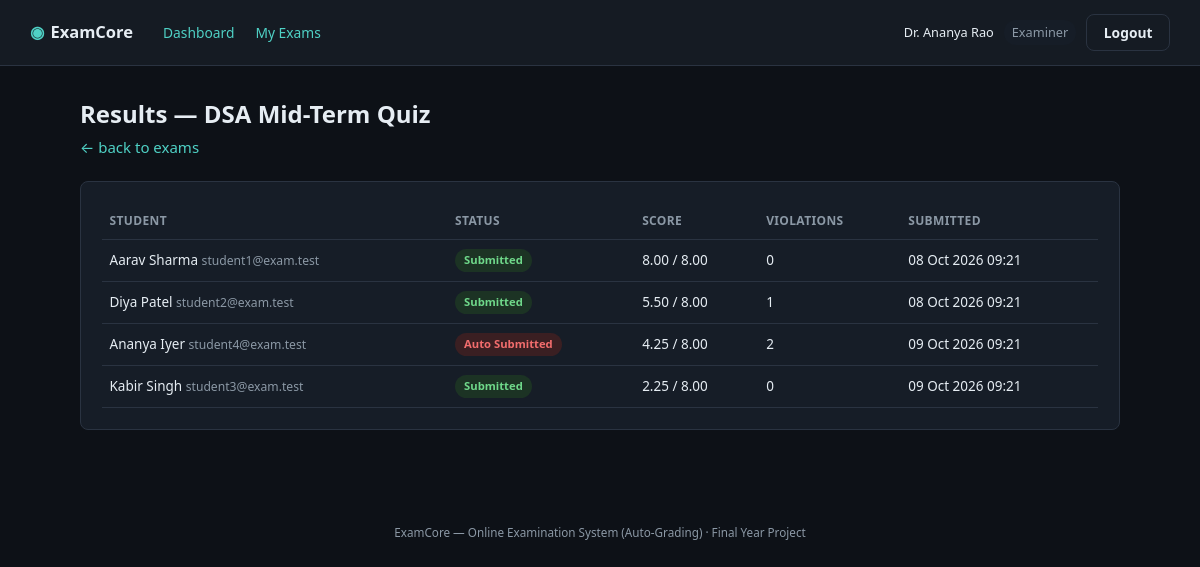
The page /index.php?route=examiner/results&exam_id=1 (signed in) on the database its author committed.
### tables this page shows
CREATE TABLE exams (
    id                INT AUTO_INCREMENT PRIMARY KEY,
    subject_id        INT NOT NULL,
    examiner_id       INT NOT NULL,
    title             VARCHAR(150) NOT NULL,
    description       TEXT NULL,
    duration_minutes  INT NOT NULL,
    negative_marking  DECIMAL(4,2) NOT NULL DEFAULT 0.00,
    shuffle_questions TINYINT(1) NOT NULL DEFAULT 0,
    status            ENUM('draft','published') NOT NULL DEFAULT 'draft',
    start_at          DATETIME NOT NULL,
    end_at            DATETIME NOT NULL,
    created_at        TIMESTAMP NOT NULL DEFAULT CURRENT_TIMESTAMP,
    FOREIGN KEY (subject_id) REFERENCES subjects(id) ON DELETE CASCADE,
    FOREIGN KEY (examiner_id) REFERENCES users(id) ON DELETE CASCADE
);

CREATE TABLE exam_attempts (
    id                INT AUTO_INCREMENT PRIMARY KEY,
    exam_id           INT NOT NULL,
    student_id        INT NOT NULL,
    started_at        DATETIME NOT NULL,
    submitted_at      DATETIME NULL,
    status            ENUM('in_progress','submitted','auto_submitted','disqualified') NOT NULL DEFAULT 'in_progress',
    score             DECIMAL(6,2) NULL,
    total_marks       DECIMAL(6,2) NULL,
    violation_count   INT NOT NULL DEFAULT 0,
    UNIQUE KEY uniq_exam_student (exam_id, student_id),
    FOREIGN KEY (exam_id) REFERENCES exams(id) ON DELETE CASCADE,
    FOREIGN KEY (student_id) REFERENCES users(id) ON DELETE CASCADE
);

CREATE TABLE users (
    id            INT AUTO_INCREMENT PRIMARY KEY,
    name          VARCHAR(100) NOT NULL,
    email         VARCHAR(150) NOT NULL UNIQUE,
    password      VARCHAR(255) NOT NULL,
    role          ENUM('super_admin','examiner','student') NOT NULL,
    status        ENUM('active','inactive') NOT NULL DEFAULT 'active',
    created_at    TIMESTAMP NOT NULL DEFAULT CURRENT_TIMESTAMP
);

### app/controllers/ExaminerController.php (called while the page is built, shortened)
<?php
require_once __DIR__ . '/../../core/Auth.php';
require_once __DIR__ . '/../models/Exam.php';
require_once __DIR__ . '/../models/ExamAttempt.php';
class ExaminerController
{
    private function ownedExamOrFail(int $examId): array
    {
        $exam = Exam::findWithSubject($examId);
        return $exam;
    }
    public function results(): void
    {
        $exam = $this->ownedExamOrFail((int)($_GET['exam_id'] ?? 0));
        $attempts = ExamAttempt::allByExamWithStudent($exam['id']);
        $pageTitle = 'Results — ' . $exam['title'];
        require __DIR__ . '/../views/examiner/results.php';
    }
}

### public/index.php (called while the page is built, shortened)
<?php
require_once __DIR__ . '/../core/helpers.php';
require_once __DIR__ . '/../core/Database.php';
require_once __DIR__ . '/../core/Auth.php';
require_once __DIR__ . '/../app/controllers/ExaminerController.php';
$router = new Router();
$router->get('login', fn() => (new AuthController())->showLogin());
$router->post('login', fn() => (new AuthController())->login());
$router->post('logout', fn() => (new AuthController())->logout());
$router->get('admin/dashboard', fn() => (new AdminController())->dashboard());
$router->get('admin/subjects', fn() => (new AdminController())->subjects());
$router->post('admin/subjects/store', fn() => (new AdminController())->subjectStore());
$router->post('admin/subjects/update', fn() => (new AdminController())->subjectUpdate());
$router->post('admin/subjects/delete', fn() => (new AdminController())->subjectDelete());
$router->get('admin/examiners', fn() => (new AdminController())->examiners());
$router->post('admin/examiners/store', fn() => (new AdminController())->examinerStore());
$router->post('admin/examiners/status', fn() => (new AdminController())->examinerToggleStatus());
$router->get('admin/students', fn() => (new AdminController())->students());
$router->post('admin/students/store', fn() => (new AdminController())->studentStore());
$router->post('admin/students/status', fn() => (new AdminController())->studentToggleStatus());
$router->get('admin/exams', fn() => (new AdminController())->exams());
$router->get('admin/analytics', fn() => (new AdminController())->analytics());
$router->get('examiner/dashboard', fn() => (new ExaminerController())->dashboard());
$router->get('examiner/exams', fn() => (new ExaminerController())->exams());
$router->get('examiner/exams/create', fn() => (new ExaminerController())->examCreateForm());
$router->post('examiner/exams/store', fn() => (new ExaminerController())->examStore());
$router->get('examiner/exams/edit', fn() => (new ExaminerController())->examEditForm());
$router->post('examiner/exams/update', fn() => (new ExaminerController())->examUpdate());
$router->post('examiner/exams/delete', fn() => (new ExaminerController())->examDelete());
$router->post('examiner/exams/publish', fn() => (new ExaminerController())->examPublishToggle());
$router->get('examiner/questions', fn() => (new ExaminerController())->questions());
$router->post('examiner/questions/store', fn() => (new ExaminerController())->questionStore());
$router->post('examiner/questions/update', fn() => (new ExaminerController())->questionUpdate());
$router->post('examiner/questions/delete', fn() => (new ExaminerController())->questionDelete());
$router->get('examiner/results', fn() => (new ExaminerController())->results());
$router->get('examiner/analytics', fn() => (new ExaminerController())->analytics());
$router->get('student/dashboard', fn() => (new StudentController())->dashboard());
$router->get('student/exams', fn() => (new StudentController())->exams());
$router->get('student/exam/start', fn() => (new StudentController())->examStart());
$router->get('student/exam/attempt', fn() => (new StudentController())->examAttempt());
$router->post('student/exam/autosave', fn() => (new StudentController())->autosave());
$router->post('student/exam/violation', fn() => (new StudentController())->violation());
$router->post('student/exam/submit', fn() => (new StudentController())->submit());
$router->get('student/results', fn() => (new StudentController())->results());
$router->get('student/results/view', fn() => (new StudentController())->resultView());
$route = $_GET['route'] ?? '';
$router->dispatch($_SERVER['REQUEST_METHOD'], $route);

### core/Router.php (called while the page is built, shortened)
<?php
class Router
{
    private array $routes = ['GET' => [], 'POST' => []];
    public function get(string $route, callable $handler): void
    {
        $this->routes['GET'][$route] = $handler;
    }
    public function post(string $route, callable $handler): void
    {
        $this->routes['POST'][$route] = $handler;
    }
    public function dispatch(string $method, string $route): void
    {
        $handler = $this->routes[$method][$route] ?? null;
        try {
            $handler();
        } catch (Throwable $e) {
            error_log($e->getMessage());
            http_response_code(500);
            require __DIR__ . '/../app/views/errors/500.php';
        }
    }
}

### config/database.php (called while the page is built)
<?php
return [
    'host'     => '127.0.0.1',
    'port'     => 3306,
    'database' => 'online_examination_system',
    'username' => 'root',
    'password' => '',
    'charset'  => 'utf8mb4',
];

### core/Database.php (called while the page is built)
<?php
class Database
{
    private static ?PDO $instance = null;
    public static function connect(): PDO
    {
        if (self::$instance === null) {
            $config = require __DIR__ . '/../config/database.php';
            $dsn = sprintf(
                'mysql:host=%s;port=%d;dbname=%s;charset=%s',
                $config['host'],
                $config['port'],
                $config['database'],
                $config['charset']
            );
            self::$instance = new PDO($dsn, $config['username'], $config['password'], [
                PDO::ATTR_ERRMODE            => PDO::ERRMODE_EXCEPTION,
                PDO::ATTR_DEFAULT_FETCH_MODE => PDO::FETCH_ASSOC,
                PDO::ATTR_EMULATE_PREPARES   => false,
            ]);
        }
        return self::$instance;
    }
}

### app/models/Exam.php (called while the page is built, shortened)
<?php
require_once __DIR__ . '/../../core/Database.php';
class Exam
{
    public static function findWithSubject(int $id): ?array
    {
        $stmt = Database::connect()->prepare(
            'SELECT e.*, s.name AS subject_name, u.status AS examiner_status
             FROM exams e
             JOIN subjects s ON s.id = e.subject_id
             JOIN users u ON u.id = e.examiner_id
             WHERE e.id = ?'
        );
        $stmt->execute([$id]);
        return $stmt->fetch() ?: null;
    }
}

### core/Auth.php (called while the page is built, shortened)
<?php
require_once __DIR__ . '/Database.php';
class Auth
{
    public static function id(): ?int
    {
        return $_SESSION['user_id'] ?? null;
    }
}

### core/helpers.php (called while the page is built, shortened)
<?php
function e(?string $value): string
{
    return htmlspecialchars($value ?? '', ENT_QUOTES, 'UTF-8');
}

### app/models/ExamAttempt.php (called while the page is built, shortened)
<?php
require_once __DIR__ . '/../../core/Database.php';
class ExamAttempt
{
    public static function allByExamWithStudent(int $examId): array
    {
        $stmt = Database::connect()->prepare(
            'SELECT a.*, u.name AS student_name, u.email AS student_email
             FROM exam_attempts a JOIN users u ON u.id = a.student_id
             WHERE a.exam_id = ?
             ORDER BY a.score DESC, a.submitted_at ASC'
        );
        $stmt->execute([$examId]);
        return $stmt->fetchAll();
    }
}

### app/views/examiner/results.php (the view, shortened to what this page needs)
<?php require __DIR__ . '/../partials/header.php'; ?>
<?php require __DIR__ . '/../partials/navbar.php'; ?>
<main class="page">
    <h1><?= e($pageTitle) ?></h1>
    <p class="page-sub"><a href="/index.php?route=examiner/exams">&larr; back to exams</a></p>
    <section class="card">
        <table class="data-table">
            <thead><tr><th>Student</th><th>Status</th><th>Score</th><th>Violations</th><th>Submitted</th></tr></thead>
            <tbody>
            <?php foreach ($attempts as $a): ?>
                <tr>
                    <td><?= e($a['student_name']) ?> <span class="muted"><?= e($a['student_email']) ?></span></td>
                    <td><span class="badge badge-<?= e($a['status']) ?>"><?= e(str_replace('_', ' ', $a['status'])) ?></span></td>
                    <td><?= $a['score'] !== null ? e($a['score']) . ' / ' . e($a['total_marks']) : '&mdash;' ?></td>
                    <td><?= (int)$a['violation_count'] ?></td>
                    <td><?= $a['submitted_at'] ? e(date('d M Y H:i', strtotime($a['submitted_at']))) : 'in progress' ?></td>
                </tr>
            <?php endforeach; ?>
            </tbody>
        </table>
    </section>
</main>
<?php require __DIR__ . '/../partials/footer.php'; ?>

### public/assets/css/style.css (style rules this page uses)
:root { --bg: #0d1117; --bg-elevated: #151b23; --bg-card: #161d27; --border: #2a3341; --text: #e6edf3; --text-muted: #8b98a5; --accent: #4fd1c5; --accent-dark: #2fb3a6; --accent-contrast: #04211d; --danger: #f26d6d; --danger-bg: #3a1f22; --success: #6fd88a; --success-bg: #1c3324; --warning: #f2c46d; --warning-bg: #3a301c; --radius: 8px; --font: 'Segoe UI', system-ui, -apple-system, Roboto, sans-serif; --mono: 'Consolas', 'SFMono-Regular', Menlo, monospace; }
* { box-sizing: border-box; }
html, body { margin: 0; padding: 0; background: var(--bg); color: var(--text); font-family: var(--font); font-size: 15px; line-height: 1.5; }
a { color: var(--accent); text-decoration: none; }
h1, h2, h3 { font-weight: 600; margin: 0 0 0.5em; }
h1 { font-size: 1.6rem; }
.muted { color: var(--text-muted); font-size: 0.9em; }
.page { max-width: 1100px; margin: 0 auto; padding: 2rem; }
.page-sub { color: var(--text-muted); margin-top: -0.5rem; margin-bottom: 1.5rem; }
.card { background: var(--bg-card); border: 1px solid var(--border); border-radius: var(--radius); padding: 1.4rem; margin-bottom: 1.5rem; }
.data-table { width: 100%; border-collapse: collapse; font-size: 0.9rem; }
.data-table th, .data-table td { text-align: left; padding: 0.6rem 0.5rem; border-bottom: 1px solid var(--border); }
.data-table th { color: var(--text-muted); font-weight: 600; font-size: 0.8rem; text-transform: uppercase; letter-spacing: 0.03em; }
.badge { display: inline-block; padding: 0.2rem 0.6rem; border-radius: 12px; font-size: 0.75rem; font-weight: 600; text-transform: capitalize; }
.badge-active, .badge-published, .badge-submitted, .badge-correct { background: var(--success-bg); color: var(--success); }
.badge-auto_submitted { background: var(--danger-bg); color: var(--danger); }

### rows shown on the page
exams: title "Results — DSA Mid-Term Quiz"
exam_attempts: student.name "Aarav Sharma", student.email "student1@exam.test", status "Submitted", score "8.00", total_marks "8.00", violation_count "0", submitted_at "08 Oct 2026 09:21"
exam_attempts: student.name "Diya Patel", student.email "student2@exam.test", status "Submitted", score "5.50", total_marks "8.00", violation_count "1", submitted_at "08 Oct 2026 09:21"
exam_attempts: student.name "Ananya Iyer", student.email "student4@exam.test", status "Auto Submitted", score "4.25", total_marks "8.00", violation_count "2", submitted_at "09 Oct 2026 09:21"
exam_attempts: student.name "Kabir Singh", student.email "student3@exam.test", status "Submitted", score "2.25", total_marks "8.00", violation_count "0", submitted_at "09 Oct 2026 09:21"

### other values the page prints
$label "Dashboard"
$label "My Exams"
Auth::name() "Dr. Ananya Rao"
str_replace('_', ' ', $role) "Examiner"
